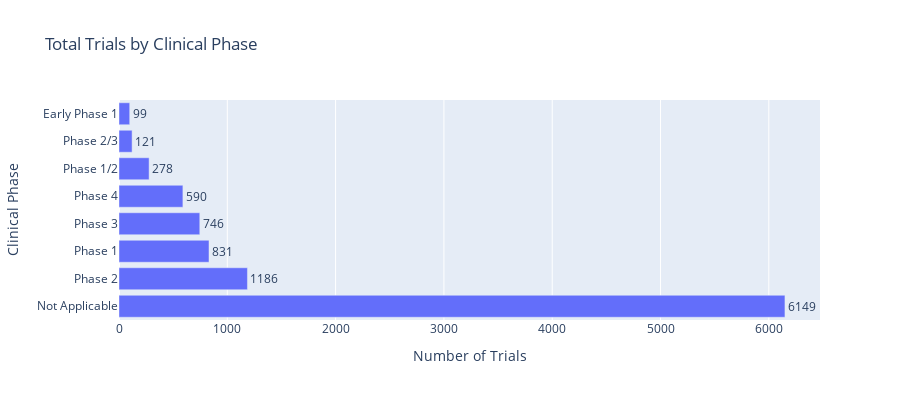

Notebook code cell kept with this figure:
### Code cell
# Summary by phase (total trials per phase)
phase_summary = df_phase_status.groupby('phase_group')['trial_count'].sum().sort_values(ascending=False)

fig_phase = px.bar(
    x=phase_summary.values,
    y=phase_summary.index,
    orientation='h',
    title='Total Trials by Clinical Phase',
    labels={'x': 'Number of Trials', 'y': 'Clinical Phase'},
    text=phase_summary.values
)

fig_phase.update_traces(texttemplate='%{text}', textposition='outside')
fig_phase.update_layout(height=400, showlegend=False)
fig_phase.show()

print("\nPhase Distribution Summary:")
print(phase_summary)

### Figure 1 — Plotly figure (JSON) as saved in the notebook; plotly's stock layout.template omitted (floating-point values rounded to 4 significant figures)
{"data": [{"hovertemplate": "Number of Trials=%{x}<br>Clinical Phase=%{y}<br>text=%{text}<extra></extra>", "legendgroup": "", "marker": {"color": "#636efa", "pattern": {"shape": ""}}, "name": "", "orientation": "h", "showlegend": false, "text": [6149.0, 1186.0, 831.0, 746.0, 590.0, 278.0, 121.0, 99.0], "textposition": "outside", "texttemplate": "%{text}", "type": "bar", "x": [6149, 1186, 831, 746, 590, 278, 121, 99], "xaxis": "x", "y": ["Not Applicable", "Phase 2", "Phase 1", "Phase 3", "Phase 4", "Phase 1/2", "Phase 2/3", "Early Phase 1"], "yaxis": "y"}], "layout": {"barmode": "relative", "height": 400, "legend": {"tracegroupgap": 0}, "showlegend": false, "title": {"text": "Total Trials by Clinical Phase"}, "xaxis": {"anchor": "y", "domain": [0, 1], "title": {"text": "Number of Trials"}}, "yaxis": {"anchor": "x", "domain": [0, 1], "title": {"text": "Clinical Phase"}}}}
